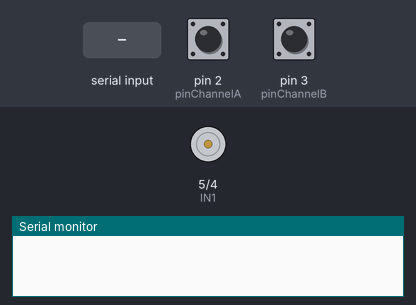
Recording of a sketch running on a simulated Arduino Uno, built with avr-gcc and run on an emulated ATmega328P. On the bench: motor-driver pin pairs drawn as motors (green arrow = first pin HIGH = forward, orange = second pin HIGH = backward, longer = more drive, scaled by the enable pin), the last lines printed to the serial monitor. The test bench sets the inputs (shaded band); at power-on: pin 2 (pinChannelA) HIGH, pin 3 (pinChannelB) HIGH.

Above: at 1.2 s.
1.3 s: "90,45\n" received over Serial
At 2.1 s:
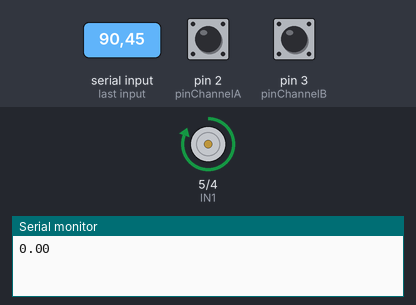
Timing chart, 0 to 4.3 s (numbered marks = the images above; inputs shaded):
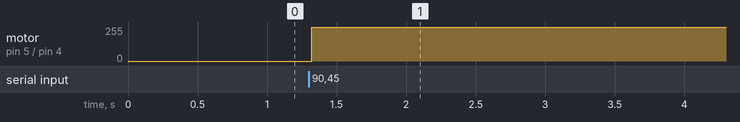

The sketch:

RetoFinal_SistemasControl.ino
```cpp
// variables del motor y encoder

volatile long count = 0;
volatile float current_speed = 0.0;
volatile float setpoint = 0.0;

// Pines del puente H
const int ENA = 6;
const int IN1 = 5;
const int IN2 = 4;

// Encoder
const int pinChannelA = 2;
const int pinChannelB = 3;

// frecuencia de control

const float fs = 50.0f;
const float Ts = 1.0f / fs;   // 0.020 s

// conversión de ticks a RPS
const float TICKS_TO_RPS = (1.0f / 35.0f) * (fs / 26.0f);

// filtro de velocidad

volatile float filteredSpeed = 0.0;
const float alpha = 0.2f;

// controlador PID

float Kp = 0.8215f;
float Ki = 7.8238f;
float Kd = 0.0110f;

// límites normalizados
const float U_MAX = 1.0f;
const float U_MIN = -1.0f;

// variables internas del PID
float speed_prev = 0.0f;
float integral = 0.0f;

// interrupciones del encoder

void callback_A() {
  if (digitalRead(pinChannelB) == HIGH) count++;
  else count--;
}

void callback_B() {
  if (digitalRead(pinChannelA) == LOW) count++;
  else count--;
}

//  controlador PID con anti wind-up por clamping

float computePID(float target, float actual_speed) {
  // 1. error
  float error = target - actual_speed;

  // 2. componente proporcional
  float P = Kp * error;

  // 3. componente derivativo
  float derivative = -(actual_speed - speed_prev) / Ts;
  float D = Kd * derivative;
  speed_prev = actual_speed;

  // 4. límites de la integral
  // margen disponible después de aplicar P, y si ya saturó el margen es cero
  float i_max = U_MAX - P;
  float i_min = U_MIN - P;
  if (i_max < 0.0f) i_max = 0.0f;
  if (i_min > 0.0f) i_min = 0.0f;

  // 5. candidato de integración
  float integral_new = integral + (Ki * error * Ts);

  // 6. prueba de saturación
  // Se congela si la salida satura y el error empuja en la misma dirección de la saturación
  float u_test = P + integral_new + D;
  bool empuja_arriba = (u_test > U_MAX) && (error > 0.0f);
  bool empuja_abajo  = (u_test < U_MIN) && (error < 0.0f);

  if (!empuja_arriba && !empuja_abajo) {
    integral = integral_new;
  }

  // 7. clamping
  if (integral > i_max) integral = i_max;
  else if (integral < i_min) integral = i_min;

  // 8. salida y saturación física del actuador
  float u = P + integral + D;
  if (u > U_MAX) u = U_MAX;
  else if (u < U_MIN) u = U_MIN;

  return u;
}

  // control del motor
  void moveMotor(float data) {

  //limitar señal entre -1 y 1
  float pwm = max(U_MIN, min(data, U_MAX));

  // convertir a PWM 0-255
  int pwmValue = int(255.0f * abs(pwm));

  // dirección
  if (pwm > 0.0f) {
    digitalWrite(IN1, HIGH);
    digitalWrite(IN2, LOW);
  } else if (pwm < 0.0f) {
    digitalWrite(IN1, LOW);
    digitalWrite(IN2, HIGH);
  } else {
    digitalWrite(IN1, LOW);
    digitalWrite(IN2, LOW);
  }

  // escribir PWM
  analogWrite(ENA, pwmValue);
}

// TIMER1 - 50 Hz

ISR(TIMER1_COMPA_vect) {
  // 1. Obtener Ticks
  //    Al entrar a una ISR el hardware ya puso el flag I en 0
  long ticks = count;
  count = 0;

  // si el ciclo anterior todavía se está ejecutando, devolvemos los ticks al acumulador y se sale sin
  // corromper el estado del PID
  static bool busy = false;
  if (busy) { count += ticks; return; }
  busy = true;

  //el encoder sigue contando
  sei();

  // 2. se calcula la velocidad bruta
  float raw_speed = float(ticks) * TICKS_TO_RPS;

  // 3. filtro pasa-bajas
  filteredSpeed = (alpha * raw_speed) + ((1.0f - alpha) * filteredSpeed);
  current_speed = filteredSpeed;

  // 4. calcular señal de control PID
  float control_signal = computePID(setpoint, current_speed);

  // 5. Aplicar al motor
  moveMotor(control_signal);

  cli();
  busy = false;
}

void setup() {
  // pines de potencia
  pinMode(IN1, OUTPUT);
  pinMode(IN2, OUTPUT);
  pinMode(ENA, OUTPUT);

  // pines del encoder
  pinMode(pinChannelA, INPUT_PULLUP);
  pinMode(pinChannelB, INPUT_PULLUP);

  // interrupciones de hardware para encoder nativas
  attachInterrupt(digitalPinToInterrupt(pinChannelA), callback_A, FALLING);
  attachInterrupt(digitalPinToInterrupt(pinChannelB), callback_B, FALLING);

  // configuración de Timer1 a 50 Hz
  cli();
  TCCR1A = 0;
  TCCR1B = 0;
  TCNT1 = 0;
  OCR1A = 1249;
  TCCR1B |= (1 << WGM12);  // modo CTC
  TCCR1B |= (1 << CS12);   // prescaler 256
  TIMSK1 |= (1 << OCIE1A); // interrupción por comparación
  sei();

  // inicializar detenido
  moveMotor(0.0f);

  // Serial para telemetría
  Serial.begin(115200);
  Serial.setTimeout(5);
}

//loop principal
void loop() {
  if (Serial.available() > 0) {
    String inputString = Serial.readStringUntil('\n');
    float sp = inputString.toFloat();
    uint8_t sreg = SREG;
    cli();
    setpoint = sp;
    float speed_now = current_speed;
    SREG = sreg;

    Serial.println(speed_now);
  }
}
```

Measured:
- after the input at 1.3 s, motor on pin 5 (IN1) / pin 4 (IN2): stopped → forward 255/255 at once
